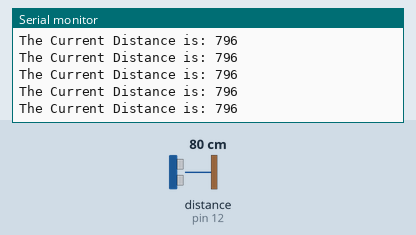
Bench run of a sketch on a simulated Arduino Uno, built with avr-gcc and run on an emulated ATmega328P. Parts: the last lines printed to the serial monitor. Wiring (inferred from the names in the program): ultrasonic range finder: trigger pin 13; echo pin 12. The inputs (shaded band) are chosen by the test bench; at power-on: distance to the obstacle (sensor on pin 12) 80 cm. The echo pulse lasts 58.3 µs per cm.

Above: at 1.2 s.
1.3 s: distance to the obstacle (sensor on pin 12) set to 2 cm
At 2.4 s:
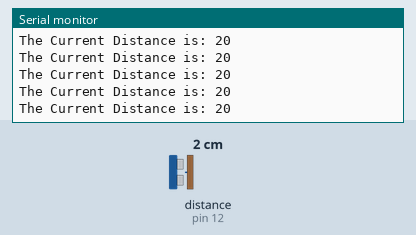
2.8 s: distance to the obstacle (sensor on pin 12) set to 18 cm
At 3.9 s:
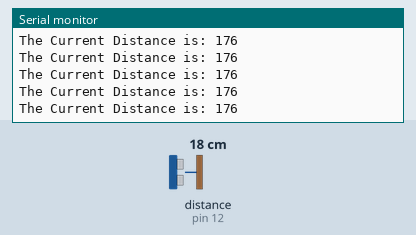
5.8 s: distance to the obstacle (sensor on pin 12) set to 4 cm
At 6.4 s:
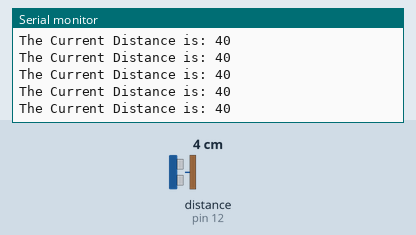
8.8 s: distance to the obstacle (sensor on pin 12) set to 35 cm
At 9.9 s:
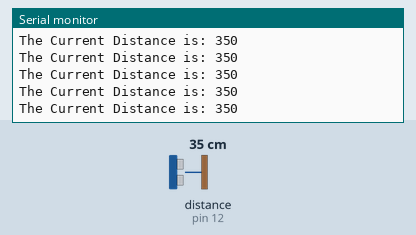
14.8 s: distance to the obstacle (sensor on pin 12) set to 9 cm
At 15.6 s:
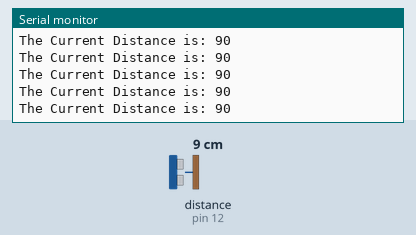
17.8 s: distance to the obstacle (sensor on pin 12) set to 60 cm
At 18.9 s:
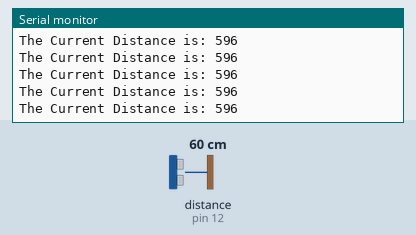
Timing chart, 0 to 20.8 s (numbered marks = the images above; inputs shaded):
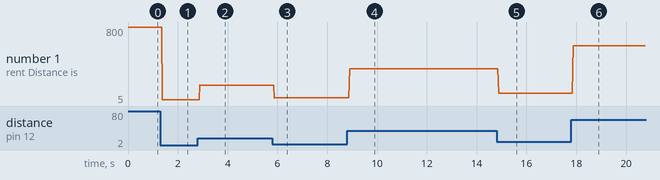

Measured:
- after the input at 1.3 s, the serial monitor: prints a new line after 0.08 s (image 1)
- after the input at 2.8 s, the serial monitor: prints a new line after 0.09 s (image 2)
- after the input at 5.8 s, the serial monitor: prints a new line after 0.08 s (image 3)
- after the input at 8.8 s, the serial monitor: prints a new line after 0.10 s (image 4)
- after the input at 14.8 s, the serial monitor: prints a new line after 0.09 s (image 5)
- after the input at 17.8 s, the serial monitor: prints a new line after 0.07 s (image 6)
- plotted number 1: 796 → 20 after the input at 1.3 s, 20 → 176 after the input at 2.8 s, 176 → 40 after the input at 5.8 s, 40 → 350 after the input at 8.8 s, 350 → 90 after the input at 14.8 s

The sketch:

advanced1_e_ultrasonic.ino
```cpp
// these two pins are required for the ultrasonic sensor to work
const int triggerPin = 13;
const int echoPin = 12;

// don't worry about what unsigned means, treat this like any other int
unsigned int currentDistance = 0; // variable to keep track of the distance ultrasonic sensor recorded

void setup()
{
	Serial.begin(9600);
	pinMode(triggerPin, OUTPUT);
	pinMode(echoPin, INPUT);
	digitalWrite(triggerPin, LOW);
}

void loop()
{
	currentDistance = readDistance(); // [blank] how do we update the current distance with the provided magic code?
	Serial.print("The Current Distance is: ");
  Serial.println(currentDistance);
}


// Magic Code

// Read distance from the ultrasonic sensor, returns millimeters
unsigned int readDistance()
{
  digitalWrite(triggerPin, HIGH);
  delayMicroseconds(10);
  digitalWrite(triggerPin, LOW);
  unsigned long period = pulseIn(echoPin, HIGH);
  return period * 343 / 2000;
}
```
